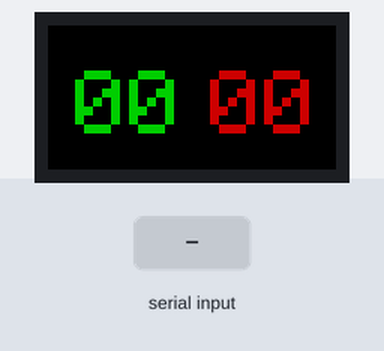
A sketch run on a simulated Arduino Mega 2560, built with avr-gcc and run on an emulated ATmega2560. Shown: 32×16 colour display. The test bench sets the inputs (shaded band). What the sketch prints to the serial monitor is not drawn.

Above: at 1.2 s.
1.3 s: "L" received over the second serial link
At 2.8 s:
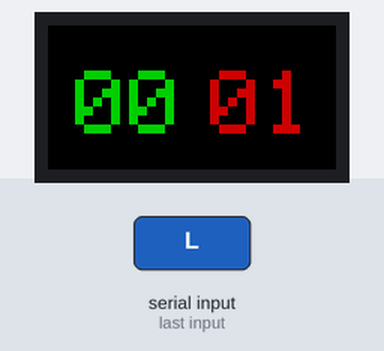
Timing chart, 0 to 4.3 s (numbered marks = the images above; inputs shaded):
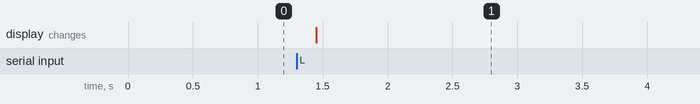

The sketch:

RGBDisplay_Mega.ino
```cpp
/*
 *  Author: Diego E. Manceras Vico
 *  Date  : 10.10.2015
 */

#include <SoftwareSerial.h>
#include <Adafruit_GFX.h>   // Core graphics library
#include <RGBmatrixPanel.h> // Hardware-specific library

//#define BT_TX 11
//#define BT_RX 10
//#define BT2_TX 12
//#define BT2_RX 13

#define CLK 11  // MUST be on PORTB! (Use pin 11 on Mega)
#define LAT A3
#define OE  9
#define A   A0
#define B   A1
#define C   A2
RGBmatrixPanel matrix(A, B, C, CLK, LAT, OE, false);

unsigned int counter1 = 0;  // Variable que almacena el numero de golpes 1
unsigned int counter2 = 0;  // Variable que almacena el numero de golpes 2

String cadena1 = String();
String cadena2 = String();

//SoftwareSerial BT_Serial(BT_RX, BT_TX);
//SoftwareSerial BT2_Serial(BT2_RX, BT2_TX);

boolean pinEstado = 0;

int timepo = 0;


void setup() {

  Serial.begin(9600);

  //Serial.println("Puerto serie para comunicacion punto a punto funcionando...");

  Serial1.begin(9600);
  //Serial.println("Puerto serie (software) de comunicacion Bluetooth funcionando...");
  Serial1.flush();

  Serial2.begin(9600);
  //Serial.println("Puerto serie (software) de comunicacion Bluetooth funcionando...");
  Serial2.flush();

  analogReference(EXTERNAL);
  matrix.begin();

  matrix.setTextSize(1);

  matrix.setCursor(2, 5);
  matrix.setTextColor(matrix.Color444(15,15,0));
  matrix.print("READY");

  matrix.fillScreen(0);

  matrix.setCursor(3,5);
  matrix.setTextColor(matrix.Color444(0,12,0));
  cadena1 = cadena1 +  "0" + String(counter1);
  matrix.print(cadena1);

  matrix.setCursor(18,5);
  matrix.setTextColor(matrix.Color444(12,0,0));
  cadena2 = cadena2 + "0" + String(counter2);
  matrix.print(cadena2);

}


void loop() {
  // Espera a recibir datos por el puerto serie (software) al que está conectado
  // el Bluetooth.

  cadena1="";
  cadena2="";


  // La funcion read() devuelve un caracter
  char command = Serial2.read();
  Serial.println(command);
  //Serial.println(command);
  Serial2.flush();
  delay(50);

  if (command == 'L') {
    counter1++;
    delay(10);
    //repaint();

    imprimir_pantalla(counter1, counter2);

    //sendCounter();
    //toggle(LED);
    //Serial.println("Recibido (Simple)");
    delay(10);
  }

  if (command == 'D') {
    counter1 = counter1 + 2;
    delay(10);
    //sendCounter();
    //Serial.println("Recibido (Doble)");
    delay(10);
  }


  // La funcion read() devuelve un caracter
  command = Serial1.read();
  //Serial.println(command);
  Serial1.flush();
  delay(50);

  if (command == 'L') {
    counter2++;
    delay(10);
    //repaint();

    imprimir_pantalla(counter1, counter2);

    //sendCounter();
    //toggle(LED);
    //Serial.println("Recibido (Simple)");
    delay(10);
  }

  if (command == 'D') {
    counter2 = counter2 + 2;
    delay(10);
    //sendCounter();
    //Serial.println("Recibido (Doble)");
    delay(10);
  }

}


void imprimir_pantalla(int counter1, int counter2){

  matrix.fillScreen(0);

  matrix.setCursor(3,5);
  matrix.setTextColor(matrix.Color444(0,12,0));

  if(counter1 < 10)
    cadena1 = cadena1 +  "0" + String(counter1);
  else if(counter1 >= 10)
    cadena1 = cadena1 + String(counter1);

  matrix.print(cadena1);

  matrix.setCursor(18,5);
  matrix.setTextColor(matrix.Color444(12,0,0));

  if(counter2 < 10)
    cadena2 = cadena2 +  "0" + String(counter2);
  else if(counter2 >= 10)
    cadena2 = cadena2 + String(counter2);

  matrix.print(cadena2);

}


//void sendCounter() {
//  Serial.flush();
//  Serial.write(counter1);
//  Serial.flush();
//}


// Función que cambia el estado de un pin. Se utiliza para la detección de
// errores y comprobación de la comunicación bidireccional con el
// dispositivo Bluetooth remoto.
void toggle(int pinNum) {
  // Establece el pin del LED usando la variable pinEstado:
  digitalWrite(pinNum, pinEstado);
  // si el pinEstado = 0, lo establece a 1, y viceversa:
  pinEstado = !pinEstado;
}
```

Measured:
- after the input at 1.3 s, the display: changes after 0.15 s (image 1)
